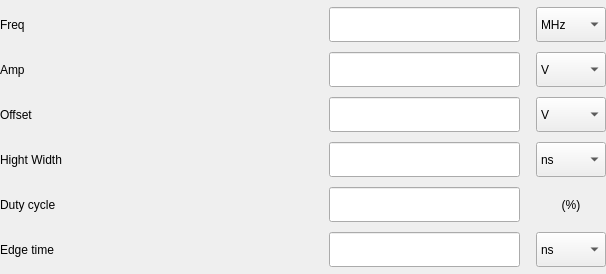
<?xml version="1.0" encoding="UTF-8"?>
<ui version="4.0">
 <class>wgPulse</class>
 <widget class="QWidget" name="wgPulse">
  <property name="geometry">
   <rect>
    <x>0</x>
    <y>0</y>
    <width>606</width>
    <height>274</height>
   </rect>
  </property>
  <property name="minimumSize">
   <size>
    <width>606</width>
    <height>0</height>
   </size>
  </property>
  <property name="maximumSize">
   <size>
    <width>606</width>
    <height>16777215</height>
   </size>
  </property>
  <property name="windowTitle">
   <string>Form</string>
  </property>
  <layout class="QGridLayout" name="gridLayout">
   <property name="leftMargin">
    <number>0</number>
   </property>
   <property name="topMargin">
    <number>0</number>
   </property>
   <property name="rightMargin">
    <number>0</number>
   </property>
   <property name="bottomMargin">
    <number>0</number>
   </property>
   <property name="spacing">
    <number>0</number>
   </property>
   <item row="0" column="0">
    <layout class="QGridLayout" name="gridLayout_2">
     <property name="horizontalSpacing">
      <number>244</number>
     </property>
     <property name="verticalSpacing">
      <number>10</number>
     </property>
     <item row="4" column="1">
      <layout class="QHBoxLayout" name="horizontalLayout_4">
       <property name="spacing">
        <number>16</number>
       </property>
       <item>
        <widget class="QLineEdit" name="lineEdit_12">
         <property name="minimumSize">
          <size>
           <width>191</width>
           <height>35</height>
          </size>
         </property>
         <property name="maximumSize">
          <size>
           <width>191</width>
           <height>16777215</height>
          </size>
         </property>
        </widget>
       </item>
       <item>
        <widget class="QLabel" name="label_2">
         <property name="minimumSize">
          <size>
           <width>70</width>
           <height>35</height>
          </size>
         </property>
         <property name="maximumSize">
          <size>
           <width>70</width>
           <height>35</height>
          </size>
         </property>
         <property name="text">
          <string>(%)</string>
         </property>
         <property name="alignment">
          <set>Qt::AlignmentFlag::AlignCenter</set>
         </property>
        </widget>
       </item>
      </layout>
     </item>
     <item row="4" column="0">
      <widget class="QLabel" name="label_20">
       <property name="text">
        <string>Duty cycle</string>
       </property>
      </widget>
     </item>
     <item row="2" column="0">
      <widget class="QLabel" name="label_19">
       <property name="text">
        <string>Offset</string>
       </property>
      </widget>
     </item>
     <item row="1" column="0">
      <widget class="QLabel" name="label_18">
       <property name="text">
        <string>Amp</string>
       </property>
      </widget>
     </item>
     <item row="0" column="0">
      <widget class="QLabel" name="label_12">
       <property name="text">
        <string>Freq</string>
       </property>
      </widget>
     </item>
     <item row="0" column="1">
      <layout class="QHBoxLayout" name="horizontalLayout_14">
       <property name="spacing">
        <number>16</number>
       </property>
       <item>
        <widget class="QLineEdit" name="lineEdit_10">
         <property name="minimumSize">
          <size>
           <width>191</width>
           <height>35</height>
          </size>
         </property>
         <property name="maximumSize">
          <size>
           <width>191</width>
           <height>16777215</height>
          </size>
         </property>
        </widget>
       </item>
       <item>
        <widget class="QComboBox" name="comboBox_15">
         <property name="minimumSize">
          <size>
           <width>70</width>
           <height>35</height>
          </size>
         </property>
         <property name="maximumSize">
          <size>
           <width>70</width>
           <height>35</height>
          </size>
         </property>
         <property name="cursor">
          <cursorShape>PointingHandCursor</cursorShape>
         </property>
         <item>
          <property name="text">
           <string>MHz</string>
          </property>
         </item>
        </widget>
       </item>
      </layout>
     </item>
     <item row="2" column="1">
      <layout class="QHBoxLayout" name="horizontalLayout_12">
       <property name="spacing">
        <number>16</number>
       </property>
       <item>
        <widget class="QLineEdit" name="lineEdit_8">
         <property name="minimumSize">
          <size>
           <width>191</width>
           <height>35</height>
          </size>
         </property>
         <property name="maximumSize">
          <size>
           <width>191</width>
           <height>16777215</height>
          </size>
         </property>
        </widget>
       </item>
       <item>
        <widget class="QComboBox" name="comboBox_13">
         <property name="minimumSize">
          <size>
           <width>70</width>
           <height>35</height>
          </size>
         </property>
         <property name="maximumSize">
          <size>
           <width>70</width>
           <height>35</height>
          </size>
         </property>
         <property name="cursor">
          <cursorShape>PointingHandCursor</cursorShape>
         </property>
         <item>
          <property name="text">
           <string>V</string>
          </property>
         </item>
        </widget>
       </item>
      </layout>
     </item>
     <item row="3" column="0">
      <widget class="QLabel" name="label_17">
       <property name="text">
        <string>Hight Width</string>
       </property>
      </widget>
     </item>
     <item row="1" column="1">
      <layout class="QHBoxLayout" name="horizontalLayout_13">
       <property name="spacing">
        <number>16</number>
       </property>
       <item>
        <widget class="QLineEdit" name="lineEdit_9">
         <property name="minimumSize">
          <size>
           <width>191</width>
           <height>35</height>
          </size>
         </property>
         <property name="maximumSize">
          <size>
           <width>191</width>
           <height>16777215</height>
          </size>
         </property>
        </widget>
       </item>
       <item>
        <widget class="QComboBox" name="comboBox_14">
         <property name="minimumSize">
          <size>
           <width>70</width>
           <height>35</height>
          </size>
         </property>
         <property name="maximumSize">
          <size>
           <width>70</width>
           <height>35</height>
          </size>
         </property>
         <property name="cursor">
          <cursorShape>PointingHandCursor</cursorShape>
         </property>
         <item>
          <property name="text">
           <string>V</string>
          </property>
         </item>
        </widget>
       </item>
      </layout>
     </item>
     <item row="3" column="1">
      <layout class="QHBoxLayout" name="horizontalLayout_15">
       <property name="spacing">
        <number>16</number>
       </property>
       <item>
        <widget class="QLineEdit" name="lineEdit_11">
         <property name="minimumSize">
          <size>
           <width>191</width>
           <height>35</height>
          </size>
         </property>
         <property name="maximumSize">
          <size>
           <width>191</width>
           <height>16777215</height>
          </size>
         </property>
        </widget>
       </item>
       <item>
        <widget class="QComboBox" name="comboBox_16">
         <property name="minimumSize">
          <size>
           <width>70</width>
           <height>35</height>
          </size>
         </property>
         <property name="maximumSize">
          <size>
           <width>70</width>
           <height>35</height>
          </size>
         </property>
         <property name="cursor">
          <cursorShape>PointingHandCursor</cursorShape>
         </property>
         <item>
          <property name="text">
           <string>ns</string>
          </property>
         </item>
        </widget>
       </item>
      </layout>
     </item>
     <item row="5" column="0">
      <widget class="QLabel" name="label_21">
       <property name="text">
        <string>Edge time</string>
       </property>
      </widget>
     </item>
     <item row="5" column="1">
      <layout class="QHBoxLayout" name="horizontalLayout_16">
       <property name="spacing">
        <number>16</number>
       </property>
       <item>
        <widget class="QLineEdit" name="lineEdit_13">
         <property name="minimumSize">
          <size>
           <width>191</width>
           <height>35</height>
          </size>
         </property>
         <property name="maximumSize">
          <size>
           <width>191</width>
           <height>16777215</height>
          </size>
         </property>
        </widget>
       </item>
       <item>
        <widget class="QComboBox" name="comboBox_17">
         <property name="minimumSize">
          <size>
           <width>70</width>
           <height>35</height>
          </size>
         </property>
         <property name="maximumSize">
          <size>
           <width>70</width>
           <height>35</height>
          </size>
         </property>
         <property name="cursor">
          <cursorShape>PointingHandCursor</cursorShape>
         </property>
         <item>
          <property name="text">
           <string>ns</string>
          </property>
         </item>
        </widget>
       </item>
      </layout>
     </item>
    </layout>
   </item>
  </layout>
 </widget>
 <resources/>
 <connections/>
</ui>
